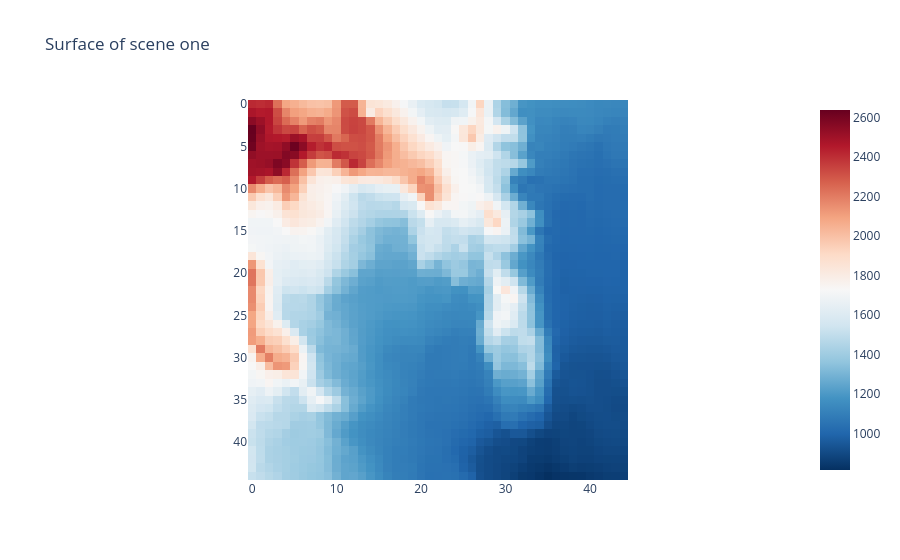

Source (notebook cell):
### Code cell
fig = px.imshow(scene_sur_tensor, 
                color_continuous_scale = 'RdBu_r',
                # DEFAULT for matrices: only tensor because of conversion
                origin = "upper", title = "Surface of scene one")
fig.show()

### Figure 1 — Plotly figure (JSON) as saved in the notebook; plotly's stock layout.template omitted (floating-point values rounded to 4 significant figures; data arrays with more than 128 entries replaced by an {"elided": "..."} marker saying what was removed)
{"data": [{"coloraxis": "coloraxis", "hovertemplate": "x: %{x}<br>y: %{y}<br>color: %{z}<extra></extra>", "name": "0", "type": "heatmap", "xaxis": "x", "yaxis": "y", "z": {"elided": "45x45 float values"}}], "layout": {"coloraxis": {"colorscale": [[0, "rgb(5,48,97)"], [0.1, "rgb(33,102,172)"], [0.2, "rgb(67,147,195)"], [0.3, "rgb(146,197,222)"], [0.4, "rgb(209,229,240)"], [0.5, "rgb(247,247,247)"], [0.6, "rgb(253,219,199)"], [0.7, "rgb(244,165,130)"], [0.8, "rgb(214,96,77)"], [0.9, "rgb(178,24,43)"], [1, "rgb(103,0,31)"]]}, "title": {"text": "Surface of scene one"}, "xaxis": {"anchor": "y", "constrain": "domain", "domain": [0, 1], "scaleanchor": "y"}, "yaxis": {"anchor": "x", "autorange": "reversed", "constrain": "domain", "domain": [0, 1]}}}
